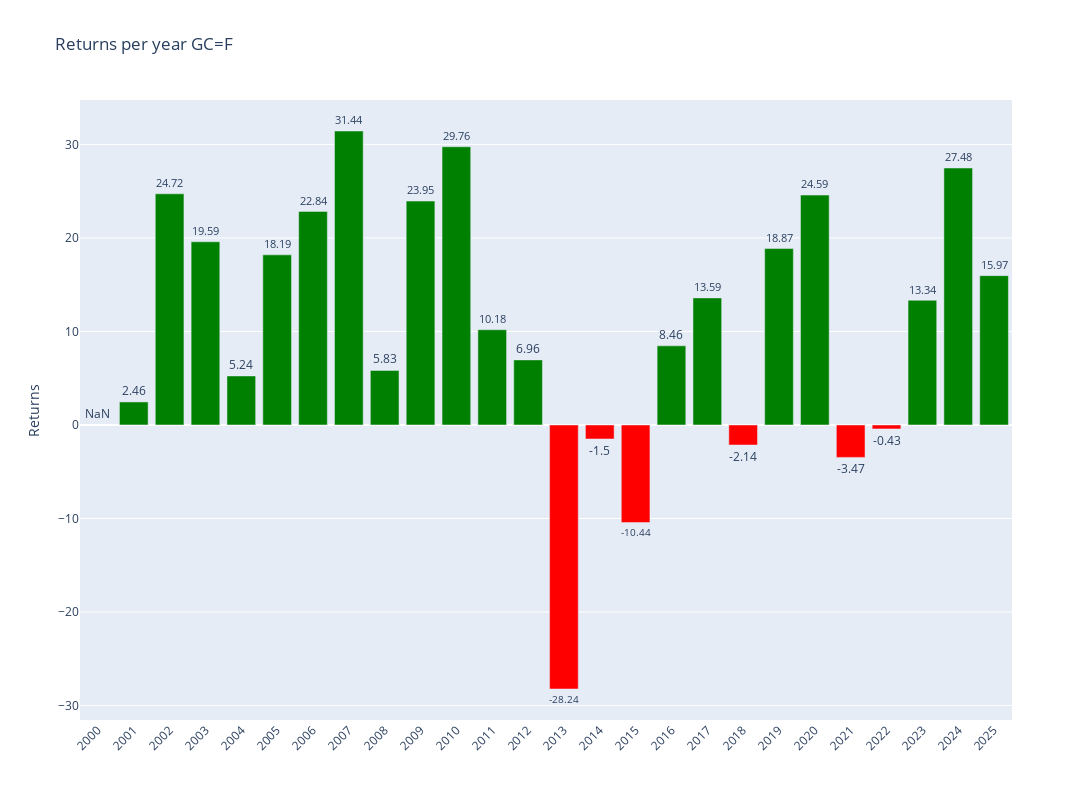

Notebook cell for this chart:
### Code cell
# Plotly
fig = make_subplots()

# Add colors
colors = ['green' if x >= 0 else 'red' for x in annual_data['Return']]

# Graph (1,1)
fig.add_trace(go.Bar(y=annual_data['Return'],x=annual_data['Return'].index,text=round(annual_data['Return'],2),textposition='outside',marker_color=colors,hoverinfo='skip'),row=1,col=1)

# Update xaxis properties
fig.update_yaxes(title_text="Returns", row=1, col=1)

fig.update_layout(xaxis=dict(tickvals=annual_data.index,tickangle=-45),height=800, width=1300,title=f"Returns per year {ticker}")

fig.show()

### Figure 1 — Plotly figure (JSON) as saved in the notebook; plotly's stock layout.template omitted (floating-point values rounded to 4 significant figures)
{"data": [{"hoverinfo": "skip", "marker": {"color": ["red", "green", "green", "green", "green", "green", "green", "green", "green", "green", "green", "green", "green", "red", "red", "red", "green", "green", "red", "green", "green", "red", "red", "green", "green", "green"]}, "text": [NaN, 2.46, 24.72, 19.59, 5.24, 18.19, 22.84, 31.44, 5.83, 23.95, 29.76, 10.18, 6.96, -28.24, -1.5, -10.44, 8.46, 13.59, -2.14, 18.87, 24.59, -3.47, -0.43, 13.34, 27.48, 15.97], "textposition": "outside", "type": "bar", "x": [2000, 2001, 2002, 2003, 2004, 2005, 2006, 2007, 2008, 2009, 2010, 2011, 2012, 2013, 2014, 2015, 2016, 2017, 2018, 2019, 2020, 2021, 2022, 2023, 2024, 2025], "xaxis": "x", "y": [NaN, 2.463, 24.72, 19.59, 5.244, 18.19, 22.84, 31.44, 5.833, 23.95, 29.76, 10.18, 6.961, -28.24, -1.498, -10.44, 8.46, 13.59, -2.143, 18.87, 24.59, -3.465, -0.4268, 13.34, 27.48, 15.97], "yaxis": "y"}], "layout": {"height": 800, "title": {"text": "Returns per year GC=F"}, "width": 1300, "xaxis": {"anchor": "y", "domain": [0, 1], "tickangle": -45, "tickvals": [2000, 2001, 2002, 2003, 2004, 2005, 2006, 2007, 2008, 2009, 2010, 2011, 2012, 2013, 2014, 2015, 2016, 2017, 2018, 2019, 2020, 2021, 2022, 2023, 2024, 2025]}, "yaxis": {"anchor": "x", "domain": [0, 1], "title": {"text": "Returns"}}}}
